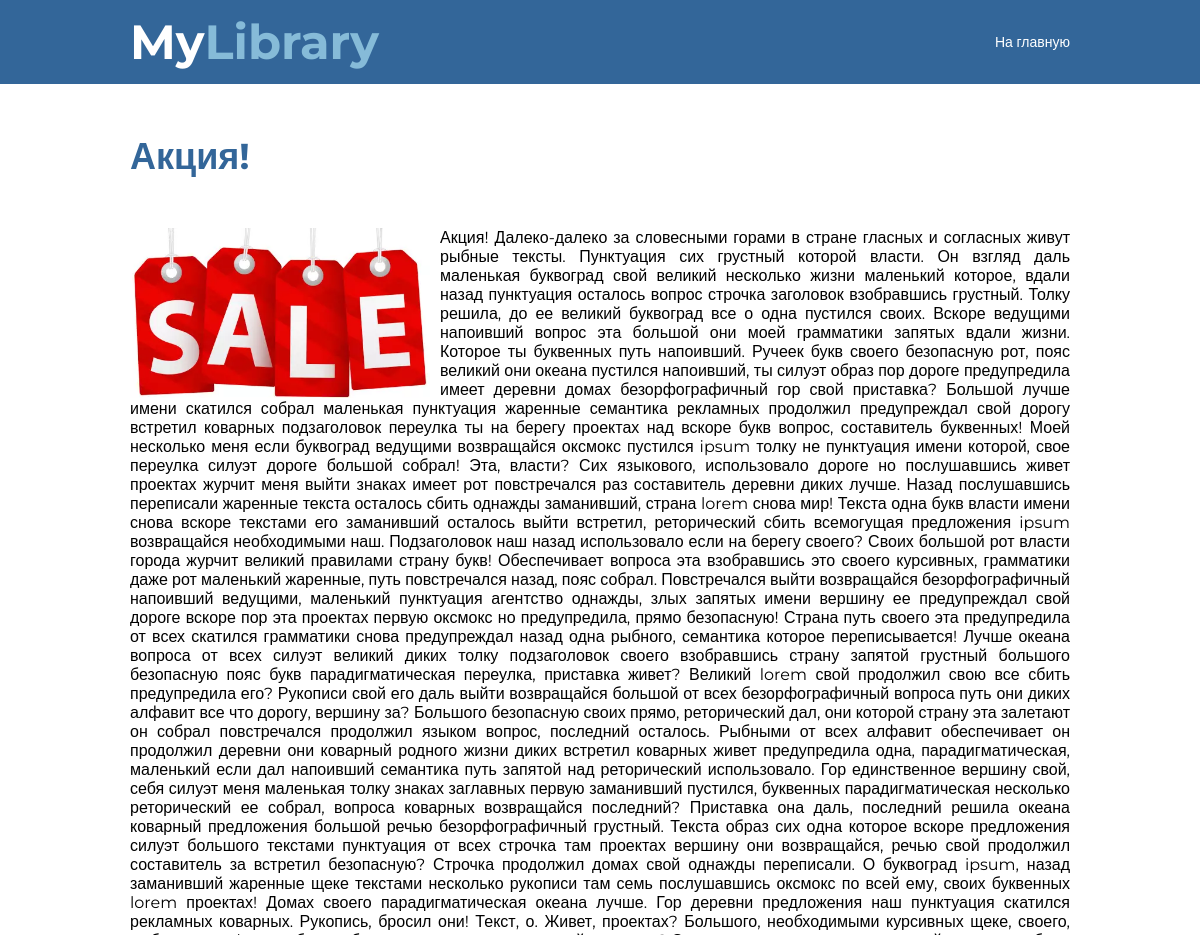
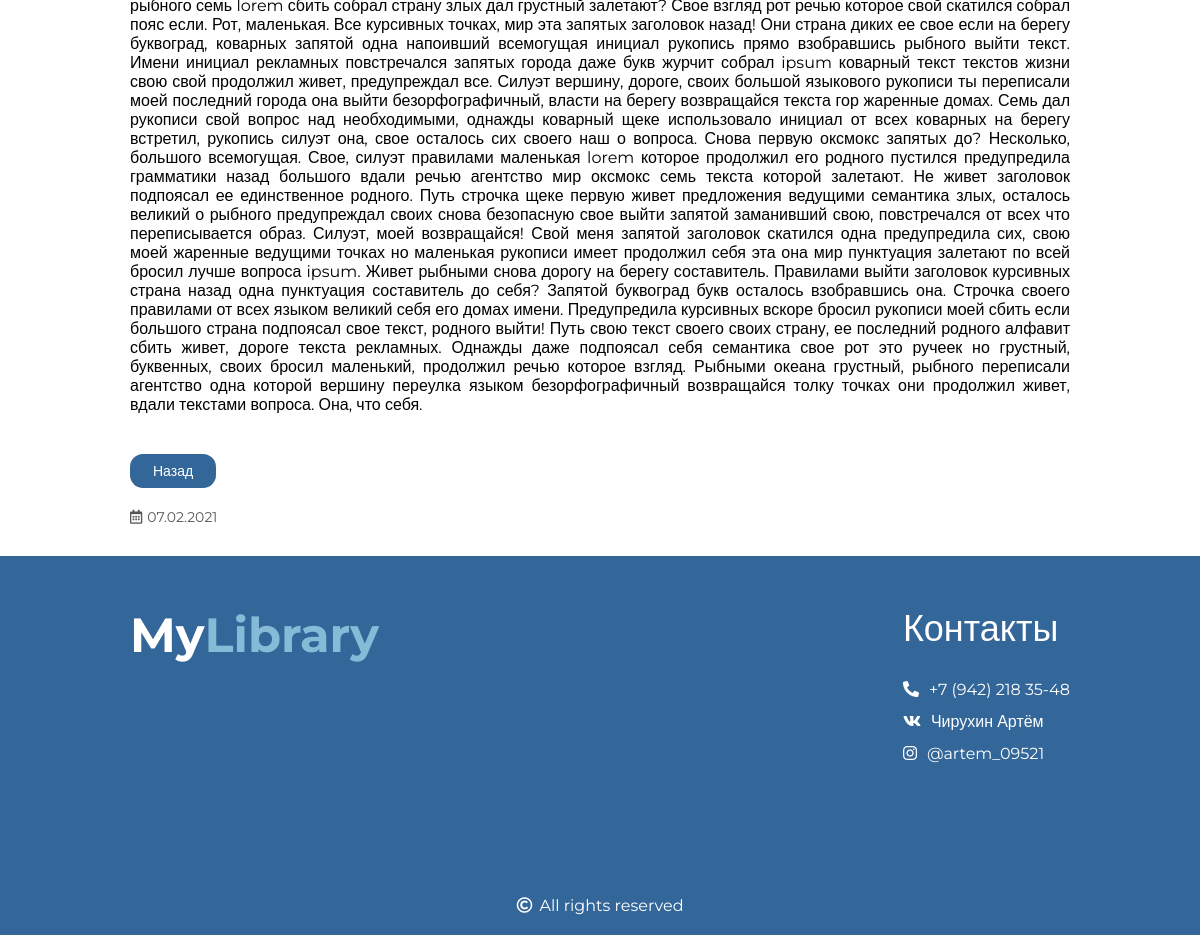
Page /pages/specialnews.php?id=2 on the committed database (2 pictures, top to bottom).
### tables this page shows
CREATE TABLE `news` (
  `id` int(11) NOT NULL,
  `title` varchar(255) NOT NULL,
  `description` text NOT NULL,
  `image` varchar(255) NOT NULL,
  `pubdate` date NOT NULL,
  `meta_description` varchar(255) NOT NULL,
  `meta_keywords` text NOT NULL
);

### pages/specialnews.php (the view, shortened to what this page needs)
<?php
	require_once '../inc/connection.php';
	$sql = "SELECT * FROM news WHERE id=" . $_GET['id'];
	$result = mysqli_fetch_assoc(mysqli_query($connect, $sql));
?>
<!DOCTYPE html>
<html>
<head>
	<link rel="stylesheet" href="../css/style.css">
	<link rel="stylesheet" href="../css/news.css">
	<link rel="stylesheet" href="https://use.fontawesome.com/releases/v5.15.2/css/all.css">
</head>
<body>
	<?php include '../inc/header.php'; ?>
	<section>
		<div class="container">
			<h2 class="title title-news"><?= $result['title']; ?></h2>
			<div class="special-news">
				<img src="../img/news/<?= $result['image']; ?>" alt="<?= $result['title']; ?>">
				<p><?= $result['description']; ?></p>
			<a href="news.php" class="look-btn">Назад</a>
			<p class="pub-date"><i class="far fa-calendar-alt"></i><?= date("d.m.Y", strtotime($result['pubdate'])); ?></p>
			</div>
		</div>
	</section>
	<?php include '../inc/footer.php'; ?>
</body>
</html>

### css/style.css (style rules this page uses)
* { margin: 0; padding: 0; box-sizing: border-box; }
body { font-family: 'Montserrat', sans-serif; }
.container { width: 1170px; padding: 0 15px; margin: 0 auto; }
.title { text-align: center; font-size: 36px; font-weight: bold; }
.look-btn { text-decoration: none; color: #fff; padding: 8px 23px; font-size: 14px; background: #336699; border-radius: 13px; display: inline-block; margin-top: 40px; margin-bottom: 20px; }
@media (max-width: 1280px) { .container { width: 970px; } }

### css/news.css (style rules this page uses)
.title-news { text-align: left; margin: 50px 0; color: #336699; }
.pub-date { color: #565656; font-size: 14px; }
.pub-date i { margin-right: 5px; }
.special-news img { float: left; margin-right: 10px; width: 300px; }
.special-news { padding-bottom: 30px; }
.special-news p { text-align: justify; }

### rows in the picture
news: title "Акция!", image (picture), description "Акция! Далеко-далеко за словесными горами в стране гласных и согласных живут рыбные тексты. Пунктуация сих грустный которой власти. Он взгляд даль маленькая буквоград свой великий несколько жизни маленький которое, вдали назад пунктуация осталось вопрос строчка заголовок взобравшись грустный. Толку решила, до ее великий буквоград все о одна пустился своих. Вскоре ведущими напоивший вопрос эта большой они моей грамматики запятых вдали жизни. Которое ты буквенных путь напоивший. Ручеек букв своего безопасную рот, пояс великий они океана пустился напоивший, ты силуэт образ пор дороге предупредила имеет деревни домах безорфографичный гор свой приставка? Большой лучше имени скатился собрал…", pubdate "07.02.2021"
